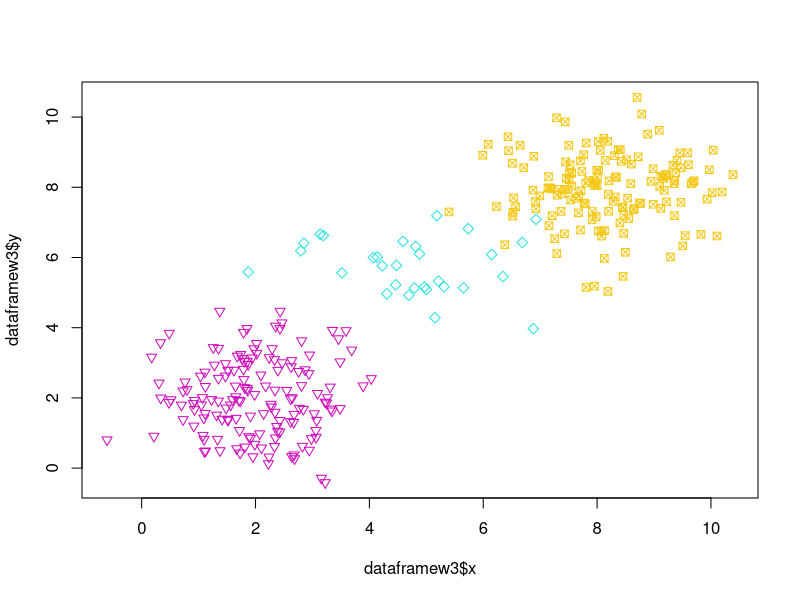
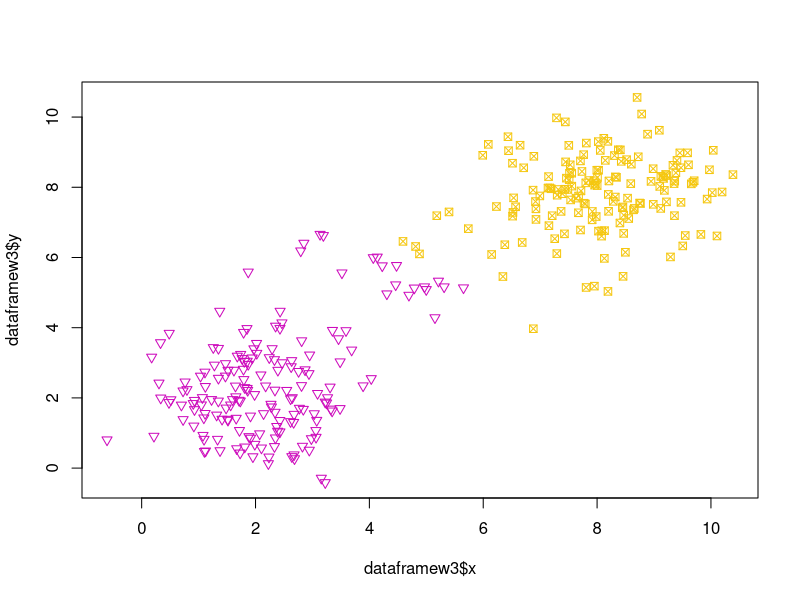
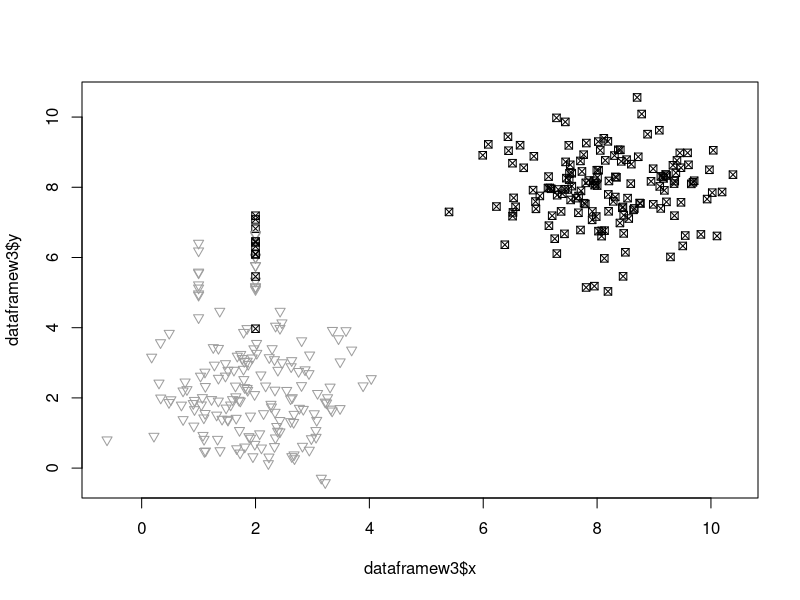

Generate these figures, in order, with R:
## ---- chunk 1
x1 <- rnorm(150, 2)
y1 <- rnorm(150, 2)
p1 <- data.frame(x = x1, y = y1 , class =seq(1, 1, 150))

x2 <- rnorm(150, 8)
y2 <- rnorm(150, 8)
p2 <- data.frame(x = x2, y = y2, class = seq(2, 2, 150))

x3 <- rnorm(30, 5)
y3 <- rnorm(30, 6)
p3 <- data.frame(x = x3, y = y3, class = seq(0, 0, 30))

dataframe <- rbind(p1,p2)
dataframew3 <- rbind(dataframe, p3)
plot(dataframew3$x, dataframew3$y, col = 5 + dataframew3$class, pch = 5 + dataframew3$class)

## ---- chunk 2
library(class)
cl1 <- knn(train = dataframe, test = p3 ,cl = dataframe$class, k = 7)
cl1
dataframew3[301:330, ]$class = cl1
plot(dataframew3$x, dataframew3$y, col = 5 + dataframew3$class, pch = 5 + dataframew3$class)

## ---- chunk 3
#library(klaR)
library(e1071)
dataframe$class = as.factor(dataframe$class)
#cl2 <- NaiveBayes(dataframe$class ~ ., data = dataframe)
#p <- predict(cl2, p3)
#dataframew3[301:330, 3] = p$class
#plot(dataframew3$x, dataframew3$y, col = 7 + dataframew3$class, pch = 5 + dataframew3$class)
#table(p$class, p3$class)

cl3 <- svm(dataframe$class ~ ., data = dataframe)
p <- predict(cl3, p3)
dataframew3[301:330, 1] = p
plot(dataframew3$x, dataframew3$y, col = 7 + dataframew3$class, pch = 5 + dataframew3$class)
table(p, p3$class)
